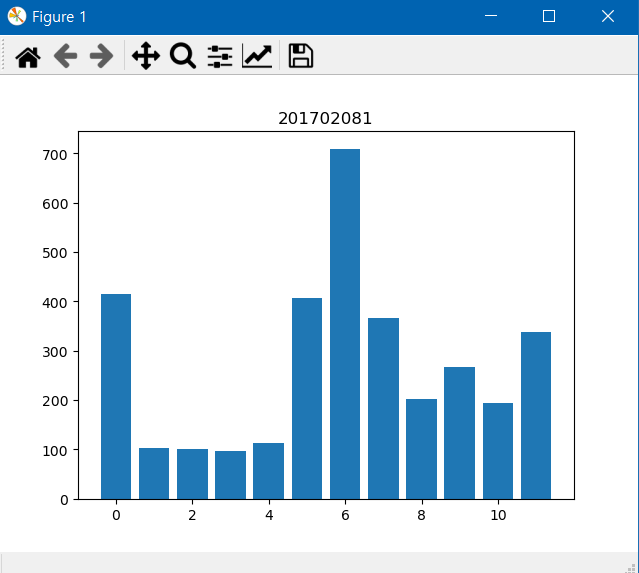

This figure's Python source:
import cv2
import numpy as np
import matplotlib.pyplot as plt

def my_padding(src, filter):
    (h, w) = src.shape
    if isinstance(filter, tuple):
        (h_pad, w_pad) = filter
    else:
        (h_pad, w_pad) = filter.shape
    h_pad = h_pad // 2
    w_pad = w_pad // 2
    padding_img = np.zeros((h+h_pad*2, w+w_pad*2))
    padding_img[h_pad:h+h_pad, w_pad:w+w_pad] = src

    # repetition padding
    # up
    padding_img[:h_pad, w_pad:w_pad + w] = src[0, :]
    # down
    padding_img[h_pad + h:, w_pad:w_pad + w] = src[h - 1, :]
    # left
    padding_img[:, :w_pad] = padding_img[:, w_pad:w_pad + 1]
    # right
    padding_img[:, w_pad + w:] = padding_img[:, w_pad + w - 1:w_pad + w]

    return padding_img

def my_filtering(src, filter):
    (h, w) = src.shape
    (f_h, f_w) = filter.shape

    #filter 확인
    #print('<filter>')
    #print(filter)

    # 직접 구현한 my_padding 함수를 이용
    pad_img = my_padding(src, filter)

    dst = np.zeros((h, w))
    for row in range(h):
        for col in range(w):
            dst[row, col] = np.sum(pad_img[row:row + f_h, col:col + f_w] * filter)

    return dst

def get_my_sobel():
    sobel_x = np.dot(np.array([[1], [2], [1]]), np.array([[-1, 0, 1]]))
    sobel_y = np.dot(np.array([[-1], [0], [1]]), np.array([[1, 2, 1]]))
    return sobel_x, sobel_y

def calc_derivatives(src):
    # calculate Ix, Iy
    sobel_x, sobel_y = get_my_sobel()
    Ix = my_filtering(src, sobel_x)
    Iy = my_filtering(src, sobel_y)
    return Ix, Iy

def calc_angle(Ix, Iy):
    angle = np.rad2deg(np.arctan2(Iy, Ix))
    return (angle + 360) % 360

def calc_magnitude(Ix, Iy):
    magnitude = np.sqrt(Ix**2 + Iy**2)
    return magnitude

def calc_patch_hist(patch_ang, patch_mag, angle_range):
    h, w = patch_ang.shape[:2]
    assert h, w == patch_mag.shape[:2]
    vector_size = 360 // angle_range

    vector = np.zeros(vector_size, )
    for row in range(h):
        for col in range(w):
            vector[int(patch_ang[row, col] // angle_range)] += patch_mag[row, col]

    return vector

def get_histogram(angle, magnitude, window_size = 16, angle_range = 30):
    h, w = angle.shape[:2]
    h = h // window_size
    w = w // window_size

    assert 360 % angle_range == 0
    vector_size = 360 // angle_range
    patches_vector = np.zeros((h, w, vector_size))
    print('calculate histogram...')
    for row in range(h):
        for col in range(w):
            patch_amg = angle[row*window_size:(row+1)*window_size, col*window_size:(col+1)*window_size]
            patch_mag = magnitude[row*window_size:(row+1)*window_size, col*window_size:(col+1)*window_size]
            patches_vector[row, col] = calc_patch_hist(patch_amg, patch_mag, angle_range)

    return patches_vector


def show_patch_hist(patch_vector):
    index = np.arange(len(patch_vector))
    plt.bar(index, patch_vector)
    plt.title('201702081')
    plt.show()


def main():
    src = cv2.imread('Lena.png')
    gray = cv2.cvtColor(src, cv2.COLOR_BGR2GRAY)
    print('get Ix ang Iy ...')
    Ix, Iy = calc_derivatives(gray)
    print('calculate angle and magnitude')
    angle = calc_angle(Ix, Iy)
    magnitude = calc_magnitude(Ix, Iy)

    patches_vector = get_histogram(angle, magnitude, window_size=16, angle_range=30)

    print('angle')
    print(angle[:4, :4])
    print('magnitude')
    print(magnitude[:4, :4])
    print('vector')
    print(patches_vector[0, 0])

    show_patch_hist(patches_vector[0, 0])

if __name__ == '__main__':
    main()
